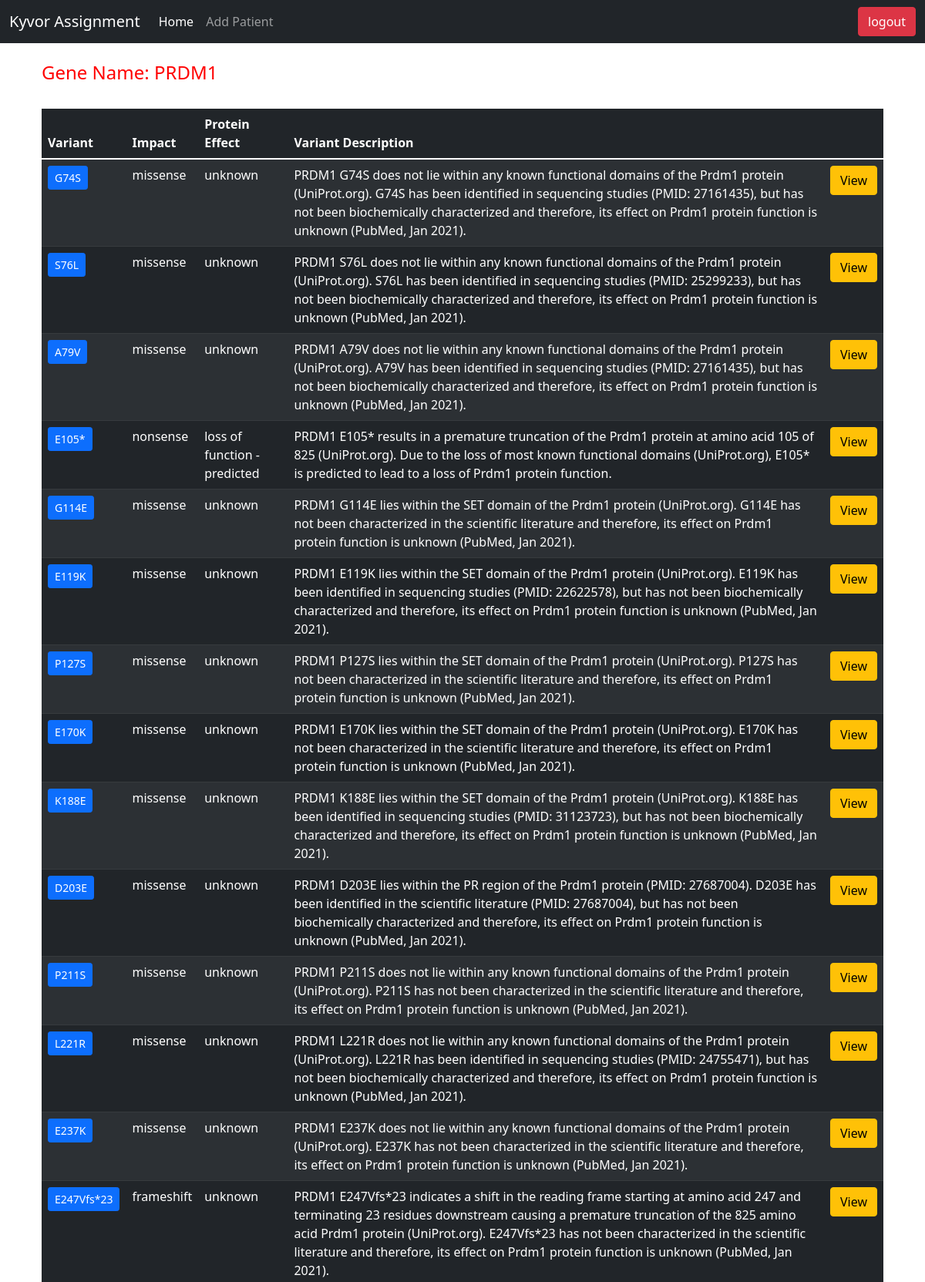
The page /gene-detail/PRDM1/ (signed in, upper part) on the database its author committed.
### genome/models.py (models this page shows, shortened)
class Gene(models.Model):
    gene = models.CharField(max_length=200, null=True, blank=True)
    key = models.CharField(max_length=200, null=True, blank=True)
    impact = models.CharField(max_length=200, null=True, blank=True)
    variant_description = models.CharField(
        max_length=200, null=True, blank=True)
    variant = models.CharField(max_length=200, null=True, blank=True)
    protein_effect = models.CharField(max_length=200, null=True, blank=True)
    associated_with_drug_resistance = models.CharField(
        max_length=200, null=True, blank=True)
    id = models.UUIDField(default=uuid.uuid4, unique=True,
                          primary_key=True, editable=False)

### genome/views.py (the view)
# urls.py: path('gene-detail/<str:pk>/', views.gene_detail, name="gene-detail"),
@login_required(login_url='login-user')
def gene_detail(request, pk):
    genes = Gene.objects.filter(gene=pk)
    variant_list = []
    for gene in genes:
        if gene.variant not in variant_list:
            variant_list.append(gene)
    context = {
        "gene": pk,
        "variant_list": variant_list
    }
    return render(request, 'genome/gene_detail.html', context)

### genome/templates/genome/gene_detail.html
{% extends 'main.html' %} {% block content %}
<br />
<div class="container">
  <h4 style="color: red">Gene Name: {{gene}}</h4>
  <br />
  <table class="table table-dark table-striped">
    <thead>
      <tr>
        <th scope="col">Variant</th>
        <th scope="col">Impact</th>
        <th scope="col">Protein Effect</th>
        <th scope="col">Variant Description</th>
        <th></th>
      </tr>
    </thead>
    <tbody>
      {% for variant in variant_list %}
      <tr>
        <th scope="row">
          <a
            class="btn btn-primary btn-sm"
            href="{% url 'variant-detail' variant.id %}"
            >{{variant.variant}}</a
          >
        </th>
        <td>{{variant.impact}}</td>
        <td>{{variant.protein_effect}}</td>
        <td>{{variant.variant_description}}</td>
        <td>
          <a
            class="btn btn-warning"
            href="{% url 'variant-detail' variant.id %}"
            >View</a
          >
        </td>
      </tr>
      {% endfor %}
    </tbody>
  </table>
</div>
{% endblock content %}

### rows shown on the page
Gene: variant "G74S", impact "missense", protein_effect "unknown", variant_description "PRDM1 G74S does not lie within any known functional domains of the Prdm1 protein (UniProt.org). G74S has been identified in sequencing studies (PMID: 27161435), but has not been biochemically characterized and therefore, its effect on Prdm1 protein function is unknown (PubMed, Jan 2021)."
Gene: variant "S76L", impact "missense", protein_effect "unknown", variant_description "PRDM1 S76L does not lie within any known functional domains of the Prdm1 protein (UniProt.org). S76L has been identified in sequencing studies (PMID: 25299233), but has not been biochemically characterized and therefore, its effect on Prdm1 protein function is unknown (PubMed, Jan 2021)."
Gene: variant "A79V", impact "missense", protein_effect "unknown", variant_description "PRDM1 A79V does not lie within any known functional domains of the Prdm1 protein (UniProt.org). A79V has been identified in sequencing studies (PMID: 27161435), but has not been biochemically characterized and therefore, its effect on Prdm1 protein function is unknown (PubMed, Jan 2021)."
Gene: variant "E105*", impact "nonsense", protein_effect "loss of function - predicted", variant_description "PRDM1 E105* results in a premature truncation of the Prdm1 protein at amino acid 105 of 825 (UniProt.org). Due to the loss of most known functional domains (UniProt.org), E105* is predicted to lead to a loss of Prdm1 protein function."
Gene: variant "G114E", impact "missense", protein_effect "unknown", variant_description "PRDM1 G114E lies within the SET domain of the Prdm1 protein (UniProt.org). G114E has not been characterized in the scientific literature and therefore, its effect on Prdm1 protein function is unknown (PubMed, Jan 2021)."
Gene: variant "E119K", impact "missense", protein_effect "unknown", variant_description "PRDM1 E119K lies within the SET domain of the Prdm1 protein (UniProt.org). E119K has been identified in sequencing studies (PMID: 22622578), but has not been biochemically characterized and therefore, its effect on Prdm1 protein function is unknown (PubMed, Jan 2021)."
Gene: variant "P127S", impact "missense", protein_effect "unknown", variant_description "PRDM1 P127S lies within the SET domain of the Prdm1 protein (UniProt.org). P127S has not been characterized in the scientific literature and therefore, its effect on Prdm1 protein function is unknown (PubMed, Jan 2021)."
Gene: variant "E170K", impact "missense", protein_effect "unknown", variant_description "PRDM1 E170K lies within the SET domain of the Prdm1 protein (UniProt.org). E170K has not been characterized in the scientific literature and therefore, its effect on Prdm1 protein function is unknown (PubMed, Jan 2021)."
Gene: variant "K188E", impact "missense", protein_effect "unknown", variant_description "PRDM1 K188E lies within the SET domain of the Prdm1 protein (UniProt.org). K188E has been identified in sequencing studies (PMID: 31123723), but has not been biochemically characterized and therefore, its effect on Prdm1 protein function is unknown (PubMed, Jan 2021)."
Gene: variant "D203E", impact "missense", protein_effect "unknown", variant_description "PRDM1 D203E lies within the PR region of the Prdm1 protein (PMID: 27687004). D203E has been identified in the scientific literature (PMID: 27687004), but has not been biochemically characterized and therefore, its effect on Prdm1 protein function is unknown (PubMed, Jan 2021)."
Gene: variant "P211S", impact "missense", protein_effect "unknown", variant_description "PRDM1 P211S does not lie within any known functional domains of the Prdm1 protein (UniProt.org). P211S has not been characterized in the scientific literature and therefore, its effect on Prdm1 protein function is unknown (PubMed, Jan 2021)."
Gene: variant "L221R", impact "missense", protein_effect "unknown", variant_description "PRDM1 L221R does not lie within any known functional domains of the Prdm1 protein (UniProt.org). L221R has been identified in sequencing studies (PMID: 24755471), but has not been biochemically characterized and therefore, its effect on Prdm1 protein function is unknown (PubMed, Jan 2021)."
Gene: variant "E237K", impact "missense", protein_effect "unknown", variant_description "PRDM1 E237K does not lie within any known functional domains of the Prdm1 protein (UniProt.org). E237K has not been characterized in the scientific literature and therefore, its effect on Prdm1 protein function is unknown (PubMed, Jan 2021)."
Gene: variant "E247Vfs*23", impact "frameshift", protein_effect "unknown", variant_description "PRDM1 E247Vfs*23 indicates a shift in the reading frame starting at amino acid 247 and terminating 23 residues downstream causing a premature truncation of the 825 amino acid Prdm1 protein (UniProt.org). E247Vfs*23 has not been characterized in the scientific literature and therefore, its effect on Prdm1 protein function is unknown (PubMed, Jan 2021)."

### other values the page prints
{{ gene }} "PRDM1"
